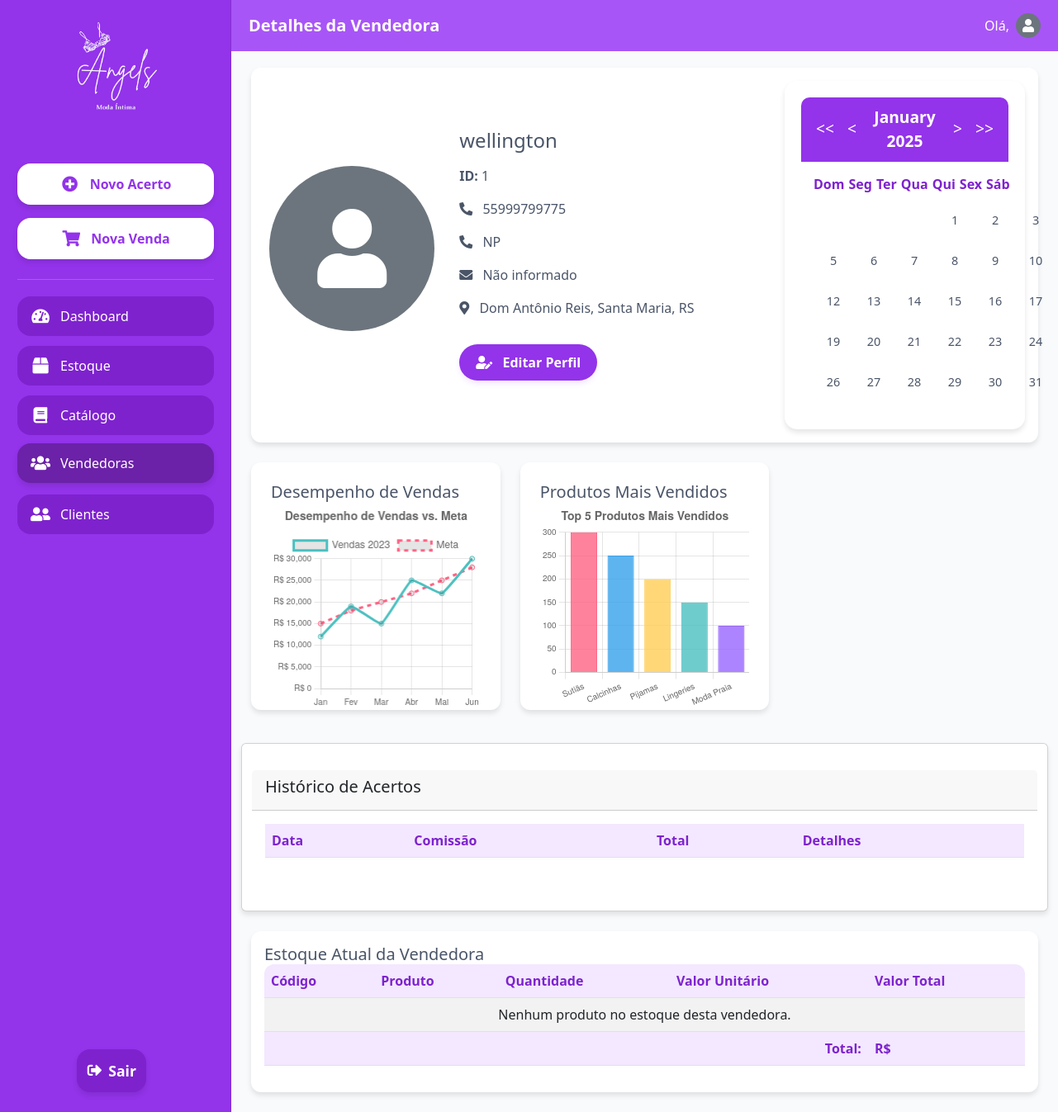
Before: /vendedoras/1/ with the older database file.
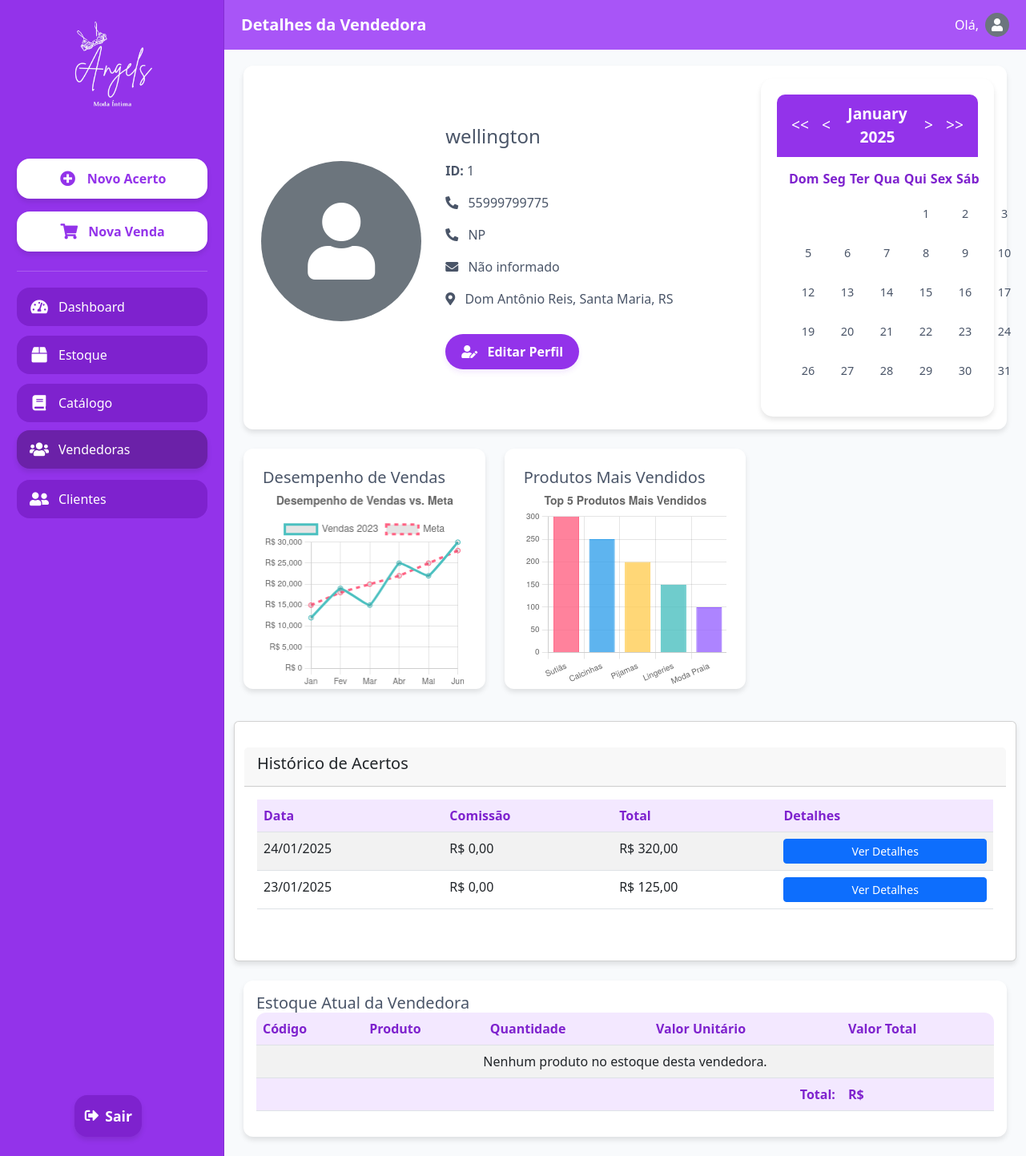
After: the same page with the newer database file.
### setup/models.py (models this page shows, shortened)
class Acerto(models.Model):
    vendedora = models.ForeignKey(Vendedora, on_delete=models.CASCADE, related_name='acertos')
    numero_pedido = models.CharField(max_length=10)
    data_pedido = models.DateField()
    data_acerto = models.DateField()
    cidade = models.CharField(max_length=100)
    total = models.DecimalField(max_digits=10, decimal_places=2)
    comissao = models.DecimalField(max_digits=10, decimal_places=2, default=0)  # Adicione esta linha
    created_at = models.DateTimeField(auto_now_add=True)

### setup/views.py (the view)
# urls.py: path('vendedoras/<int:vendedora_id>/', views.detalhes_vendedora, name='detalhes_vendedora'),
def detalhes_vendedora(request, vendedora_id):
    vendedora = get_object_or_404(Vendedora, id=vendedora_id)
    estoque_vendedora = EstoqueVendedora.objects.filter(vendedora=vendedora).select_related('produto')
    acertos = Acerto.objects.filter(vendedora=vendedora).order_by('-data_acerto')
    context = {
        'vendedora': vendedora,
        'estoque_vendedora': estoque_vendedora,
        'acertos': acertos,
    }
    return render(request, 'detalhes_vendedora.html', context)

### setup/templates/detalhes_vendedora.html (shortened to what the changed rows need)
{% extends 'base.html' %}
{% load static %}
{% block content %}
<!DOCTYPE html>
<html lang="pt-br">
<head>
    <link href="https://cdn.jsdelivr.net/npm/bootstrap@5.3.0/dist/css/bootstrap.min.css" rel="stylesheet">
    <link href="https://cdnjs.cloudflare.com/ajax/libs/font-awesome/5.15.3/css/all.min.css" rel="stylesheet">
</head>
<body>
    <div class="container-fluid">
        <div class="row">
            <main class="col-md-9 ms-sm-auto col-lg-10 px-md-4 main-content">
                <div class="content-wrapper">
                    <div class="row g-4 mb-4">
                        <div class="col-md-12">
                            <div class="row">
                                <div class="card mt-4">
                                    <div class="card-body">
                                        <table class="table table-striped">
                                            <thead>
                                                <tr>
                                                    <th>Data</th>
                                                    <th>Comissão</th>
                                                    <th>Total</th>
                                                    <th>Detalhes</th>
                                                </tr>
                                            </thead>
                                            <tbody>
                                                {% for acerto in acertos %}
                                                <tr>
                                                    <td>{{ acerto.data_acerto|date:"d/m/Y" }}</td>
                                                    <td>R$ {{ acerto.comissao|floatformat:2 }}</td>
                                                    <td>R$ {{ acerto.total|floatformat:2 }}</td>
                                                    <td>
                                                        <button class="btn btn-sm btn-primary" onclick="showAcertoDetails({{ acerto.id }})">
                                                            Ver Detalhes
                                                        </button>
                                                    </td>
                                                </tr>
                                                {% endfor %}
                                            </tbody>
                                        </table>
                                    </div>
                                </div>
                            </div>
                        </div>
                    </div>
                    <div class="row g-4 mb-4">
                        <div class="col-12">
                            <div class="info-card">
                                <div class="table-responsive">
                                    <table class="table table-striped">
                                        <thead>
                                            <tr>
                                                <th>Código</th>
                                                <th>Produto</th>
                                                <th>Quantidade</th>
                                                <th>Valor Unitário</th>
                                                <th>Valor Total</th>
                                            </tr>
                                        </thead>
                                        <tfoot>
                                            <tr>
                                                <th colspan="4" class="text-end">Total:</th>
                                                <th>R$ {{ total_estoque|floatformat:2 }}</th>
                                            </tr>
                                        </tfoot>
                                    </table>
                                </div>
                            </div>
                        </div>
                    </div>
                </div>
            </main>
        </div>
    </div>
</body>
</html>
{% endblock %}

Changed rows visible on the page:
added Acerto: data_acerto "24/01/2025", comissao "0,00", total "320,00"
added Acerto: data_acerto "23/01/2025", comissao "0,00", total "125,00"
